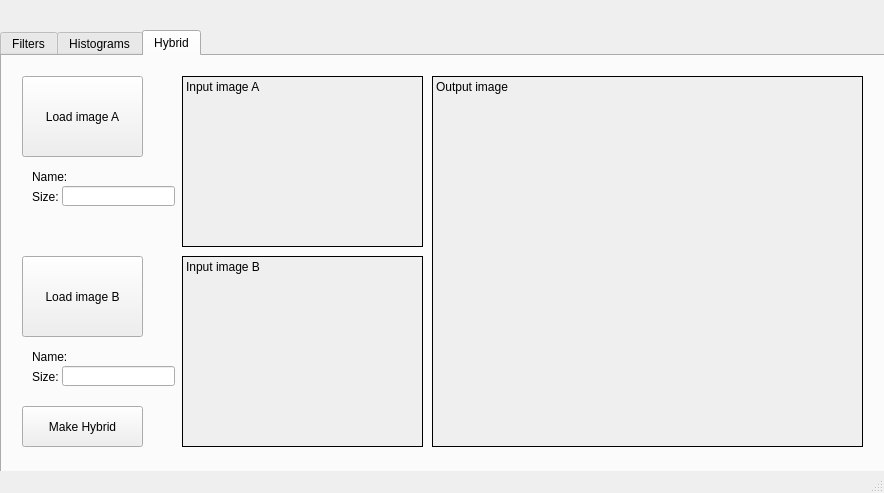
<?xml version="1.0" encoding="UTF-8"?>
<ui version="4.0">
 <class>MainWindow</class>
 <widget class="QMainWindow" name="MainWindow">
  <property name="geometry">
   <rect>
    <x>0</x>
    <y>0</y>
    <width>884</width>
    <height>493</height>
   </rect>
  </property>
  <property name="minimumSize">
   <size>
    <width>800</width>
    <height>0</height>
   </size>
  </property>
  <property name="windowTitle">
   <string>MainWindow</string>
  </property>
  <widget class="QWidget" name="centralwidget">
   <widget class="QTabWidget" name="tabWidget">
    <property name="enabled">
     <bool>true</bool>
    </property>
    <property name="geometry">
     <rect>
      <x>0</x>
      <y>30</y>
      <width>889</width>
      <height>449</height>
     </rect>
    </property>
    <property name="currentIndex">
     <number>2</number>
    </property>
    <widget class="QWidget" name="tab_filters">
     <attribute name="title">
      <string>Filters</string>
     </attribute>
     <widget class="QLabel" name="label_filters_input">
      <property name="geometry">
       <rect>
        <x>190</x>
        <y>30</y>
        <width>331</width>
        <height>231</height>
       </rect>
      </property>
      <property name="autoFillBackground">
       <bool>true</bool>
      </property>
      <property name="frameShape">
       <enum>QFrame::Box</enum>
      </property>
      <property name="text">
       <string>Input image</string>
      </property>
      <property name="scaledContents">
       <bool>true</bool>
      </property>
      <property name="alignment">
       <set>Qt::AlignLeading|Qt::AlignLeft|Qt::AlignTop</set>
      </property>
     </widget>
     <widget class="QLabel" name="label_filters_output">
      <property name="geometry">
       <rect>
        <x>520</x>
        <y>30</y>
        <width>331</width>
        <height>231</height>
       </rect>
      </property>
      <property name="autoFillBackground">
       <bool>true</bool>
      </property>
      <property name="frameShape">
       <enum>QFrame::Box</enum>
      </property>
      <property name="text">
       <string>Output image</string>
      </property>
      <property name="textFormat">
       <enum>Qt::PlainText</enum>
      </property>
      <property name="scaledContents">
       <bool>true</bool>
      </property>
      <property name="alignment">
       <set>Qt::AlignLeading|Qt::AlignLeft|Qt::AlignTop</set>
      </property>
     </widget>
     <widget class="QPushButton" name="pushButton_filters_load">
      <property name="geometry">
       <rect>
        <x>20</x>
        <y>30</y>
        <width>121</width>
        <height>81</height>
       </rect>
      </property>
      <property name="text">
       <string>Load Image</string>
      </property>
     </widget>
     <widget class="QLabel" name="label">
      <property name="geometry">
       <rect>
        <x>30</x>
        <y>140</y>
        <width>41</width>
        <height>21</height>
       </rect>
      </property>
      <property name="text">
       <string>Name:</string>
      </property>
     </widget>
     <widget class="QLabel" name="label_2">
      <property name="geometry">
       <rect>
        <x>30</x>
        <y>190</y>
        <width>31</width>
        <height>21</height>
       </rect>
      </property>
      <property name="text">
       <string>Size:</string>
      </property>
     </widget>
     <widget class="QGroupBox" name="groupBox">
      <property name="geometry">
       <rect>
        <x>30</x>
        <y>280</y>
        <width>751</width>
        <height>111</height>
       </rect>
      </property>
      <property name="title">
       <string>Filter Settings</string>
      </property>
      <widget class="QWidget" name="horizontalLayoutWidget">
       <property name="geometry">
        <rect>
         <x>10</x>
         <y>10</y>
         <width>311</width>
         <height>41</height>
        </rect>
       </property>
       <layout class="QHBoxLayout" name="horizontalLayout">
        <item>
         <widget class="QLabel" name="label_3">
          <property name="text">
           <string>       Add noise</string>
          </property>
         </widget>
        </item>
        <item>
         <widget class="QComboBox" name="comboBox">
          <property name="currentText">
           <string>Select</string>
          </property>
          <item>
           <property name="text">
            <string>Select</string>
           </property>
          </item>
          <item>
           <property name="text">
            <string>Gaussian</string>
           </property>
          </item>
          <item>
           <property name="text">
            <string>Uniform</string>
           </property>
          </item>
          <item>
           <property name="text">
            <string>Salt-papper</string>
           </property>
          </item>
         </widget>
        </item>
       </layout>
      </widget>
      <widget class="QGroupBox" name="groupBox_2">
       <property name="geometry">
        <rect>
         <x>380</x>
         <y>30</y>
         <width>311</width>
         <height>71</height>
        </rect>
       </property>
       <property name="title">
        <string>Additional Parameters</string>
       </property>
       <widget class="QLabel" name="label_5">
        <property name="geometry">
         <rect>
          <x>40</x>
          <y>20</y>
          <width>152</width>
          <height>39</height>
         </rect>
        </property>
        <property name="text">
         <string>                          Mask size</string>
        </property>
       </widget>
       <widget class="QLineEdit" name="lineEdit_3">
        <property name="geometry">
         <rect>
          <x>170</x>
          <y>20</y>
          <width>41</width>
          <height>41</height>
         </rect>
        </property>
       </widget>
      </widget>
      <widget class="QWidget" name="horizontalLayoutWidget_2">
       <property name="geometry">
        <rect>
         <x>10</x>
         <y>60</y>
         <width>311</width>
         <height>41</height>
        </rect>
       </property>
       <layout class="QHBoxLayout" name="horizontalLayout_2">
        <item>
         <widget class="QLabel" name="label_4">
          <property name="text">
           <string>      Select Filter</string>
          </property>
         </widget>
        </item>
        <item>
         <widget class="QComboBox" name="comboBox_2">
          <property name="currentText">
           <string>Select</string>
          </property>
          <item>
           <property name="text">
            <string>Select</string>
           </property>
          </item>
          <item>
           <property name="text">
            <string>Gaussian</string>
           </property>
          </item>
          <item>
           <property name="text">
            <string>Mean</string>
           </property>
          </item>
          <item>
           <property name="text">
            <string>Median</string>
           </property>
          </item>
          <item>
           <property name="text">
            <string>Sobel</string>
           </property>
          </item>
          <item>
           <property name="text">
            <string>Roberts</string>
           </property>
          </item>
          <item>
           <property name="text">
            <string>Prewitt</string>
           </property>
          </item>
          <item>
           <property name="text">
            <string>Canny</string>
           </property>
          </item>
         </widget>
        </item>
       </layout>
      </widget>
     </widget>
     <widget class="QLineEdit" name="lineEdit">
      <property name="geometry">
       <rect>
        <x>70</x>
        <y>140</y>
        <width>101</width>
        <height>20</height>
       </rect>
      </property>
     </widget>
     <widget class="QLineEdit" name="lineEdit_2">
      <property name="geometry">
       <rect>
        <x>70</x>
        <y>190</y>
        <width>51</width>
        <height>31</height>
       </rect>
      </property>
     </widget>
    </widget>
    <widget class="QWidget" name="tab_histograms">
     <attribute name="title">
      <string>Histograms</string>
     </attribute>
     <widget class="QLabel" name="label_histograms_houtput">
      <property name="geometry">
       <rect>
        <x>450</x>
        <y>200</y>
        <width>261</width>
        <height>191</height>
       </rect>
      </property>
      <property name="frameShape">
       <enum>QFrame::Box</enum>
      </property>
      <property name="text">
       <string>Output Histogram</string>
      </property>
      <property name="textFormat">
       <enum>Qt::PlainText</enum>
      </property>
      <property name="alignment">
       <set>Qt::AlignLeading|Qt::AlignLeft|Qt::AlignTop</set>
      </property>
     </widget>
     <widget class="QPushButton" name="pushButton_histograms_load">
      <property name="geometry">
       <rect>
        <x>40</x>
        <y>20</y>
        <width>121</width>
        <height>81</height>
       </rect>
      </property>
      <property name="text">
       <string>Load image</string>
      </property>
     </widget>
     <widget class="QLabel" name="label_histograms_input">
      <property name="geometry">
       <rect>
        <x>200</x>
        <y>20</y>
        <width>241</width>
        <height>171</height>
       </rect>
      </property>
      <property name="frameShape">
       <enum>QFrame::Box</enum>
      </property>
      <property name="text">
       <string>Input image</string>
      </property>
      <property name="alignment">
       <set>Qt::AlignLeading|Qt::AlignLeft|Qt::AlignTop</set>
      </property>
     </widget>
     <widget class="QLabel" name="label_histograms_output">
      <property name="geometry">
       <rect>
        <x>450</x>
        <y>20</y>
        <width>261</width>
        <height>171</height>
       </rect>
      </property>
      <property name="frameShape">
       <enum>QFrame::Box</enum>
      </property>
      <property name="text">
       <string>Output image</string>
      </property>
      <property name="alignment">
       <set>Qt::AlignLeading|Qt::AlignLeft|Qt::AlignTop</set>
      </property>
     </widget>
     <widget class="QLabel" name="label_10">
      <property name="geometry">
       <rect>
        <x>50</x>
        <y>160</y>
        <width>71</width>
        <height>21</height>
       </rect>
      </property>
      <property name="text">
       <string>Size:</string>
      </property>
     </widget>
     <widget class="QLabel" name="label_11">
      <property name="geometry">
       <rect>
        <x>50</x>
        <y>130</y>
        <width>71</width>
        <height>21</height>
       </rect>
      </property>
      <property name="text">
       <string>Name:</string>
      </property>
     </widget>
     <widget class="QLabel" name="label_histograms_hinput">
      <property name="geometry">
       <rect>
        <x>200</x>
        <y>200</y>
        <width>241</width>
        <height>191</height>
       </rect>
      </property>
      <property name="frameShape">
       <enum>QFrame::Box</enum>
      </property>
      <property name="text">
       <string>Input Histogram</string>
      </property>
      <property name="textFormat">
       <enum>Qt::PlainText</enum>
      </property>
      <property name="alignment">
       <set>Qt::AlignLeading|Qt::AlignLeft|Qt::AlignTop</set>
      </property>
     </widget>
    </widget>
    <widget class="QWidget" name="tab_hybrid">
     <attribute name="title">
      <string>Hybrid</string>
     </attribute>
     <widget class="QLabel" name="label_histograms_input_2">
      <property name="geometry">
       <rect>
        <x>180</x>
        <y>20</y>
        <width>241</width>
        <height>171</height>
       </rect>
      </property>
      <property name="autoFillBackground">
       <bool>true</bool>
      </property>
      <property name="frameShape">
       <enum>QFrame::Box</enum>
      </property>
      <property name="text">
       <string>Input image A</string>
      </property>
      <property name="scaledContents">
       <bool>true</bool>
      </property>
      <property name="alignment">
       <set>Qt::AlignLeading|Qt::AlignLeft|Qt::AlignTop</set>
      </property>
     </widget>
     <widget class="QLabel" name="label_histograms_hinput_2">
      <property name="geometry">
       <rect>
        <x>180</x>
        <y>200</y>
        <width>241</width>
        <height>191</height>
       </rect>
      </property>
      <property name="autoFillBackground">
       <bool>true</bool>
      </property>
      <property name="frameShape">
       <enum>QFrame::Box</enum>
      </property>
      <property name="text">
       <string>Input image B</string>
      </property>
      <property name="textFormat">
       <enum>Qt::PlainText</enum>
      </property>
      <property name="scaledContents">
       <bool>true</bool>
      </property>
      <property name="alignment">
       <set>Qt::AlignLeading|Qt::AlignLeft|Qt::AlignTop</set>
      </property>
     </widget>
     <widget class="QLabel" name="label_histograms_output_2">
      <property name="geometry">
       <rect>
        <x>430</x>
        <y>20</y>
        <width>431</width>
        <height>371</height>
       </rect>
      </property>
      <property name="autoFillBackground">
       <bool>true</bool>
      </property>
      <property name="frameShape">
       <enum>QFrame::Box</enum>
      </property>
      <property name="text">
       <string>Output image</string>
      </property>
      <property name="scaledContents">
       <bool>true</bool>
      </property>
      <property name="alignment">
       <set>Qt::AlignLeading|Qt::AlignLeft|Qt::AlignTop</set>
      </property>
     </widget>
     <widget class="QLabel" name="label_12">
      <property name="geometry">
       <rect>
        <x>30</x>
        <y>110</y>
        <width>71</width>
        <height>21</height>
       </rect>
      </property>
      <property name="text">
       <string>Name:</string>
      </property>
     </widget>
     <widget class="QPushButton" name="pushButton_histograms_load_2">
      <property name="geometry">
       <rect>
        <x>20</x>
        <y>20</y>
        <width>121</width>
        <height>81</height>
       </rect>
      </property>
      <property name="text">
       <string>Load image A</string>
      </property>
     </widget>
     <widget class="QLabel" name="label_13">
      <property name="geometry">
       <rect>
        <x>30</x>
        <y>130</y>
        <width>71</width>
        <height>21</height>
       </rect>
      </property>
      <property name="text">
       <string>Size:</string>
      </property>
     </widget>
     <widget class="QLabel" name="label_14">
      <property name="geometry">
       <rect>
        <x>30</x>
        <y>310</y>
        <width>71</width>
        <height>21</height>
       </rect>
      </property>
      <property name="text">
       <string>Size:</string>
      </property>
     </widget>
     <widget class="QLabel" name="label_15">
      <property name="geometry">
       <rect>
        <x>30</x>
        <y>290</y>
        <width>71</width>
        <height>21</height>
       </rect>
      </property>
      <property name="text">
       <string>Name:</string>
      </property>
     </widget>
     <widget class="QPushButton" name="pushButton_histograms_load_3">
      <property name="geometry">
       <rect>
        <x>20</x>
        <y>200</y>
        <width>121</width>
        <height>81</height>
       </rect>
      </property>
      <property name="text">
       <string>Load image B</string>
      </property>
     </widget>
     <widget class="QPushButton" name="pushButton_histograms_load_4">
      <property name="geometry">
       <rect>
        <x>20</x>
        <y>350</y>
        <width>121</width>
        <height>41</height>
       </rect>
      </property>
      <property name="text">
       <string>Make Hybrid</string>
      </property>
     </widget>
     <widget class="QLineEdit" name="lineEdit">
      <property name="geometry">
       <rect>
        <x>60</x>
        <y>130</y>
        <width>113</width>
        <height>20</height>
       </rect>
      </property>
     </widget>
     <widget class="QLineEdit" name="lineEdit_2">
      <property name="geometry">
       <rect>
        <x>60</x>
        <y>310</y>
        <width>113</width>
        <height>20</height>
       </rect>
      </property>
     </widget>
    </widget>
   </widget>
  </widget>
  <widget class="QMenuBar" name="menubar">
   <property name="geometry">
    <rect>
     <x>0</x>
     <y>0</y>
     <width>884</width>
     <height>21</height>
    </rect>
   </property>
  </widget>
  <widget class="QStatusBar" name="statusbar"/>
 </widget>
 <resources/>
 <connections/>
</ui>
